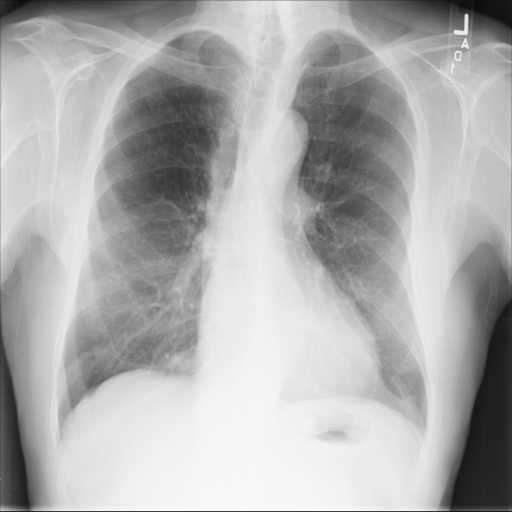
#> input picture images/00000006_000.png, 1024 x 1024 px (shown at 1/2 size)
$ jupyter execute pre_processing.ipynb   (older library calls are emulated)
#> lines starting #> are read from the running program, lines starting #| are printed output that depends on the picture; after the words box and inside, x2 and y2 are one past the last pixel; in counts of white or black regions, pixels touching at a corner belong together; long printed decimals are rounded
[cell 1]
import cv2
from matplotlib import pyplot as plt
import numpy as np

[cell 2]
original = cv2.imread('images/00000006_000.png')
#> original is the input picture: shape (1024, 1024, 3); min 0, max 255, mean 175
original = cv2.cvtColor(original, cv2.COLOR_BGR2RGB)

[cell 3]
"""
This step helps to improve certain parameters of CXR images (e.g. the signal-to-noise ratio) and to enhance the visual appearance by removing the irrelevant noise and undesired parts of background

The most commonly encountered types of noise are Salt and Pepper, Speckle, Gaussian, and Poisson noises. Taking into account possible variants of noises on CXR images median filter was selected as the main filter for noise suppression
"""

def remove_noise(image):
    return cv2.medianBlur(image, 5)

[cell 4]
"""
Apart from noise suppression, during medical image processing, the contrast enhancement is required for the area of interest. In proposed methodology we use approach based on BCET. The choice was made because the contrast of the image can be stretched or compressed without changing the histogram pattern of the input image. Also, the other choice is contrast limited adaptive histogram equalization (CLAHE)
"""

def enhance_contrast(image):
    lab = cv2.cvtColor(image, cv2.COLOR_RGB2LAB)
    l, a, b = cv2.split(lab)
    clahe = cv2.createCLAHE(clipLimit=3.0, tileGridSize=(8, 8))
    cl = clahe.apply(l)
    limg = cv2.merge((cl, a, b))
    return cv2.cvtColor(limg, cv2.COLOR_LAB2RGB)

def bcet_transform(image):
    lab = cv2.cvtColor(image, cv2.COLOR_RGB2LAB)
    l, a, b = cv2.split(lab)
    equ = cv2.equalizeHist(l)
    limg = cv2.merge((equ, a, b))
    return cv2.cvtColor(limg, cv2.COLOR_LAB2RGB)

[cell 5]
"""
Discontinuity-Based Approach
This approach focuses on identifying isolated points, lines, or edges in an image. For example, in chest X-ray (CXR) images, this method is used to identify lung boundaries. Edge detection, a fundamental step in this approach, captures the geometric features crucial for outlining lung contours.
"""

def similarity_based(image):
    image = cv2.cvtColor(image, cv2.COLOR_RGB2GRAY)
    _, thresh = cv2.threshold(image, 0, 255, cv2.THRESH_BINARY + cv2.THRESH_OTSU)
    return thresh

[cell 6]
def draw_horizontal_lines(img_bin):
    right = 0
    left = 0
    line_thickness = 2

    # This is the value that specifies how bright a row is to consider it 'not the edge (too bright)'
    intensity_threshold = 200

    # Start at the bottom and work upwards checking the mean of pixels in every 10th row, this is the right side of the image
    for i in range(img_bin.shape[0]-1,0,-10):
        row_mean = img_bin[i].mean()
        if row_mean > intensity_threshold:
            right = i

            # Draw a line where we want to crop
            cv2.line(img_bin, (0, i), (img_bin.shape[1], i), (0, img_bin.shape[1], 0), thickness=line_thickness)
            break
#> this loop made 17 passes
#> row_mean on passes 1 to 12: 69.14, 103.8, 103, 104.5, 106.9, 110.6, 115.7, 121.6, 132.6, 149.8, 153.4, 163.2
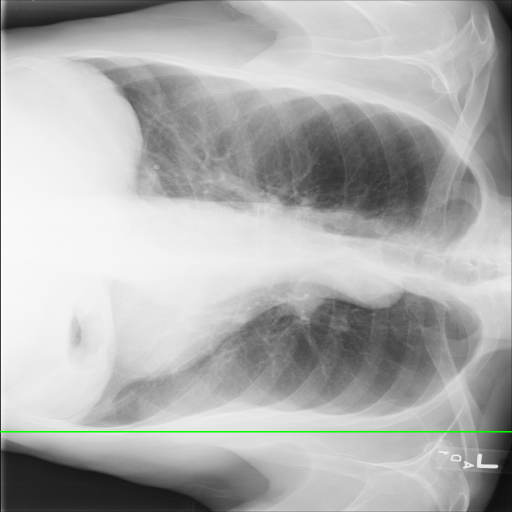
#> img_bin: shape (1024, 1024, 3) (shown at 1/2 size); mean R, G, B 174.4, 175.1, 174.4

    # Start at the top and go down to find the left side
    for i in range(0,img_bin.shape[0]-1,10):
        row_mean = img_bin[i].mean()
        if row_mean > intensity_threshold:
            left = i

            # Draw a line where we want to crop
            cv2.line(img_bin, (0, i), (img_bin.shape[1], i), (0, img_bin.shape[1], 0), thickness=line_thickness)
            break
#> this loop made 12 passes
#> row_mean on passes 1 to 12: 88.06, 144.1, 141.1, 142.3, 147.8, 154.4, 165.3, 174.1, 182.5, 189.5, 196.8, 204.5
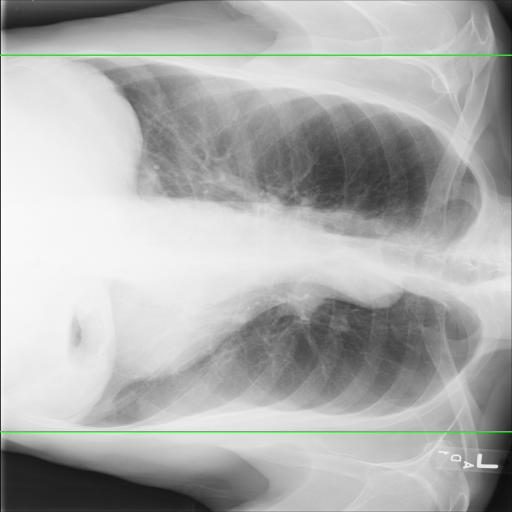
#> img_bin: shape (1024, 1024, 3) (shown at 1/2 size); 0.29% of pixels changed, all inside (x1, y1, x2, y2) = (0, 109, 1024, 112)

    return img_bin, right, left

[cell 7]
img_bin = cv2.rotate(original, cv2.ROTATE_90_CLOCKWISE)
drawn_lines, right, left = draw_horizontal_lines(img_bin)
#> right = 863; left = 110

plt.figure(figsize=(15,5))
plt.imshow(img_bin,cmap="gray")
plt.figure(figsize=(12, 6))
plt.imshow(drawn_lines, cmap='gray')

[cell 8]
def crop_image(image, x1, x2, y1, y2):
#> called with x1 = 110, x2 = 863, y1 = 0, y2 = 1024
    return image[x1:x2, y1:y2]

cropped = crop_image(img_bin, left, right, 0, img_bin.shape[1])
img_bin = cv2.rotate(cropped, cv2.ROTATE_90_COUNTERCLOCKWISE)
#> img_bin: shape (1024, 753, 3)

[cell 9]
plt.figure(figsize=(12, 6))
plt.imshow(img_bin, cmap='gray')

[cell 10]
def draw_vertical_lines(img_cropped):
    line_thickness = 5
    top = 0
    bottom = 0

    # Set some threshold values to specify what we consider edge vs patient
    bright_threshold = 237
    dark_threshold = 150

    # Start at the bottom and work upward
    for i in range(img_cropped.shape[0]-1,0,-10):
        row_mean = img_cropped[i].mean()
        if i == 1023:
            continue
        # print(i, row_mean, 'bottom')
        if row_mean < bright_threshold:
            bottom = i
            cv2.line(img_cropped, (0, i), (img_cropped.shape[1], i), (0, img_cropped.shape[1], 0), thickness=line_thickness)
            print(i, row_mean, 'bottom')
            break
#> this loop made 10 passes
#> row_mean on passes 1 to 10: 0.339, 239.2, 237.6, 237.6, 237.7, 237.7, 237.6, 237.5, 237.3, 237
#| 933 236.965 bottom

    # Start at the top and go down
    for i in range(0,img_cropped.shape[0]-1,10):
        row_mean = img_cropped[i].mean()
        if row_mean > dark_threshold:
            top = i
            cv2.line(img_cropped, (0, i), (img_cropped.shape[1], i), (0, img_cropped.shape[1], 0), thickness=line_thickness)
            print(i, row_mean, 'top')
            break
#> this loop made 5 passes
#> row_mean on passes 1 to 5: 65.24, 132.7, 141.4, 149.8, 157.7
#| 40 157.705 top
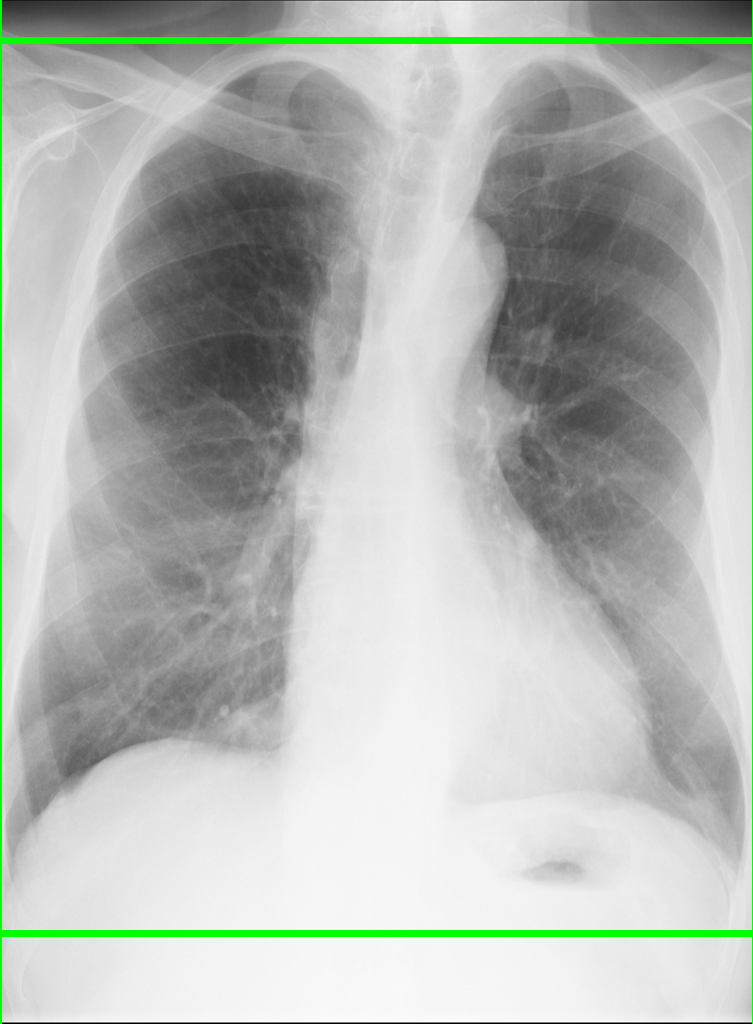
#> img_cropped: shape (1024, 753, 3); mean R, G, B 180.3, 184.8, 180.3

    return img_cropped, top, bottom

[cell 11]
draw_horizontal, top, bottom = draw_vertical_lines(img_bin)
#> top = 40; bottom = 933
plt.figure(figsize=(12, 6))
plt.imshow(draw_horizontal, cmap='gray')

[cell 12]
def crop_image_top(image, x1, x2, y1, y2):
#> called with x1 = 40, x2 = 933, y1 = 0, y2 = 753
    return image[x1:x2, y1:y2]
#> returned value: shape (893, 753, 3)

cropped_top = crop_image_top(draw_horizontal, top, bottom, 0, draw_horizontal.shape[1])
cropped_top = cv2.cvtColor(cropped_top, cv2.COLOR_BGR2RGB)

[cell 13]
plt.figure(figsize=(12, 6))
plt.imshow(cropped_top)

[cell 14]
plt.figure(figsize=(12, 6))
plt.subplot(121), plt.imshow(original)
plt.title('Original Image'), plt.xticks([]), plt.yticks([])
plt.subplot(122), plt.imshow(cropped_top)
plt.title('Cropped Image'), plt.xticks([]), plt.yticks([])
plt.show()

[cell 15]
median = remove_noise(cropped_top)
bcet_result = bcet_transform(median)
#> in bcet_transform, `lab = cv2.cvtColor(image, cv2.COLOR_RGB2LAB)`: lab: shape (893, 753, 3); mean of channels 0, 1, 2 186.6, 127, 129
#> in bcet_transform, `equ = cv2.equalizeHist(l)`:
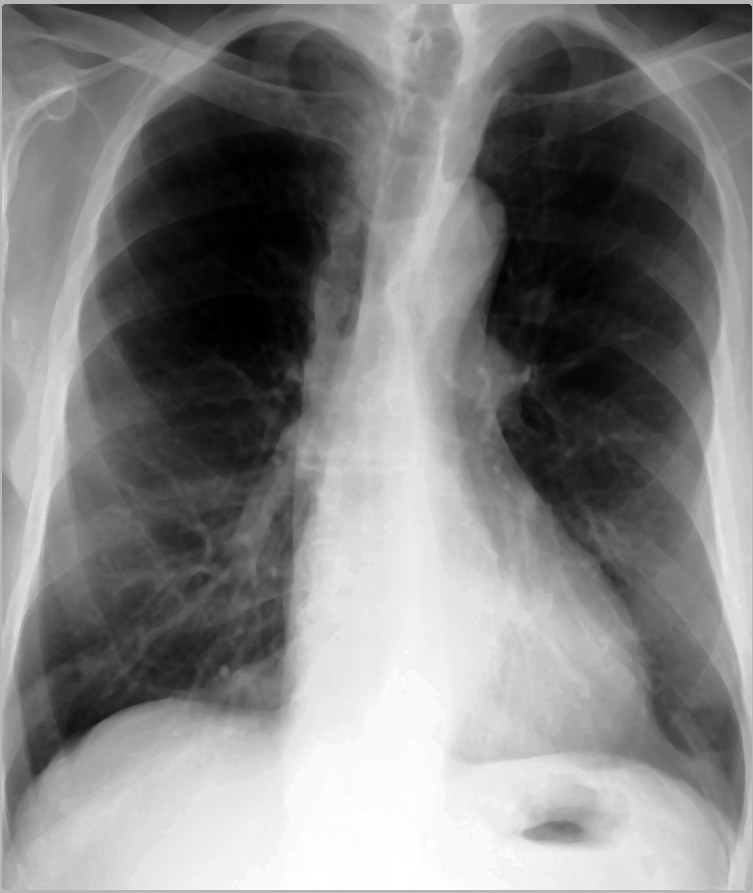
#> equ: shape (893, 753); min 0, max 255, mean 128.6
#> in bcet_transform, `limg = cv2.merge((equ, a, b))`: limg: shape (893, 753, 3); mean of channels 0, 1, 2 128.6, 127, 129
clahe_result = enhance_contrast(median)
#> in enhance_contrast, `cl = clahe.apply(l)`:
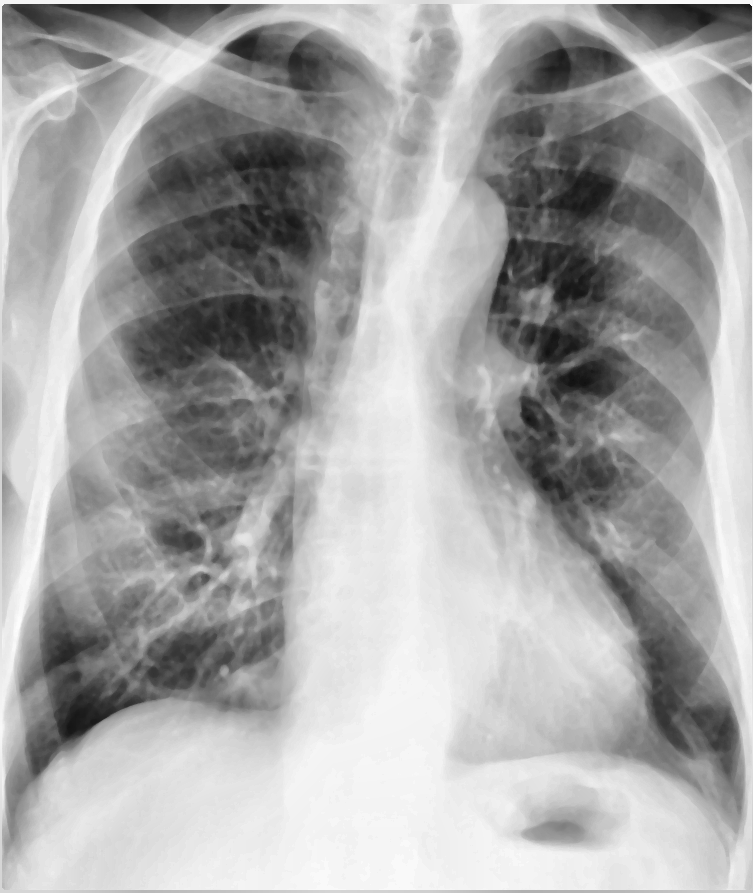
#> cl: shape (893, 753); min 16, max 252, mean 167.1
#> in enhance_contrast, `limg = cv2.merge((cl, a, b))`: limg: shape (893, 753, 3); mean of channels 0, 1, 2 167.1, 127, 129

plt.figure(figsize=(12, 6))
plt.subplot(121), plt.imshow(bcet_result)
plt.title('BCET Image'), plt.xticks([]), plt.yticks([])
plt.subplot(122), plt.imshow(clahe_result)
plt.title('CLAHE Image'), plt.xticks([]), plt.yticks([])
plt.show()
#> figure, not shown here; B, G, R data is drawn as R, G, B

[cell 16]
# increase the contrast of bcet image
bcet_result = cv2.convertScaleAbs(bcet_result, alpha=1.7, beta=0)
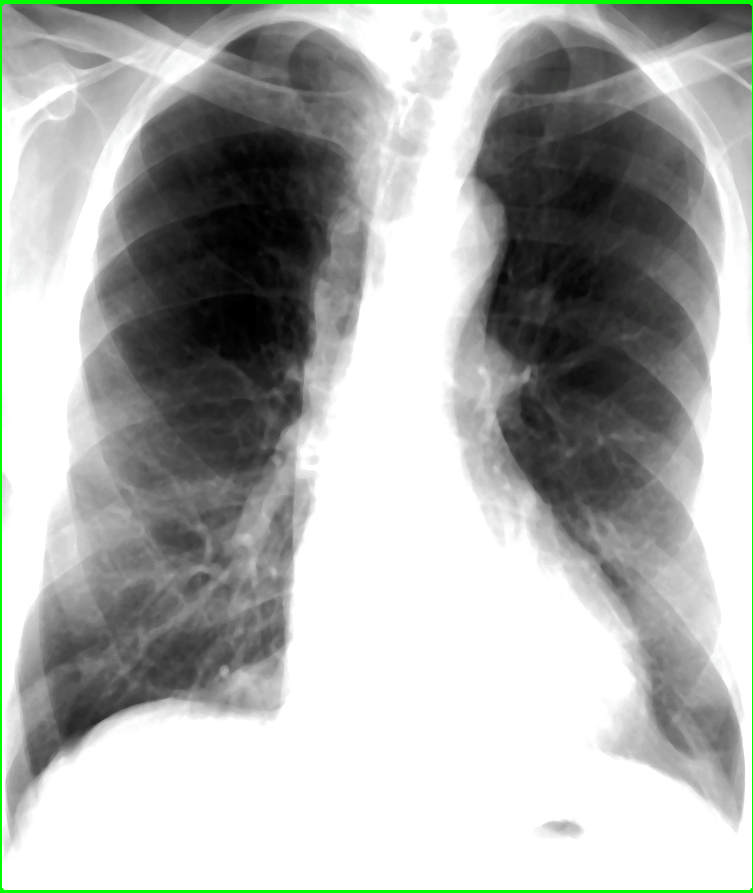
#> bcet_result: shape (893, 753, 3); mean B, G, R 173.1, 176.2, 173.1
plt.figure(figsize=(12, 6))
plt.imshow(bcet_result, cmap='gray')
plt.title('BCET Image'), plt.xticks([]), plt.yticks([])
plt.show()

[cell 17]
# morphological operations
kernel = np.ones((3, 3), np.uint8)
closing = cv2.morphologyEx(bcet_result, cv2.MORPH_CLOSE, kernel, iterations=3)
plt.figure(figsize=(12, 6))
plt.imshow(closing, cmap='gray')
plt.title('Morphological Operations'), plt.xticks([]), plt.yticks([])
plt.show()

[cell 18]
# otsu thresholding
def otsu_thresholding(image, adjust=0):
#> called with adjust = 0
    image = cv2.cvtColor(image, cv2.COLOR_RGB2GRAY)
    otsu_threshold_value, _ = cv2.threshold(image, 0, 255, cv2.THRESH_BINARY + cv2.THRESH_OTSU)
#> otsu_threshold_value = 160
    adjusted_threshold_value = otsu_threshold_value + adjust
#> adjusted_threshold_value = 160
    _, thres = cv2.threshold(image, adjusted_threshold_value, 255, cv2.THRESH_BINARY)
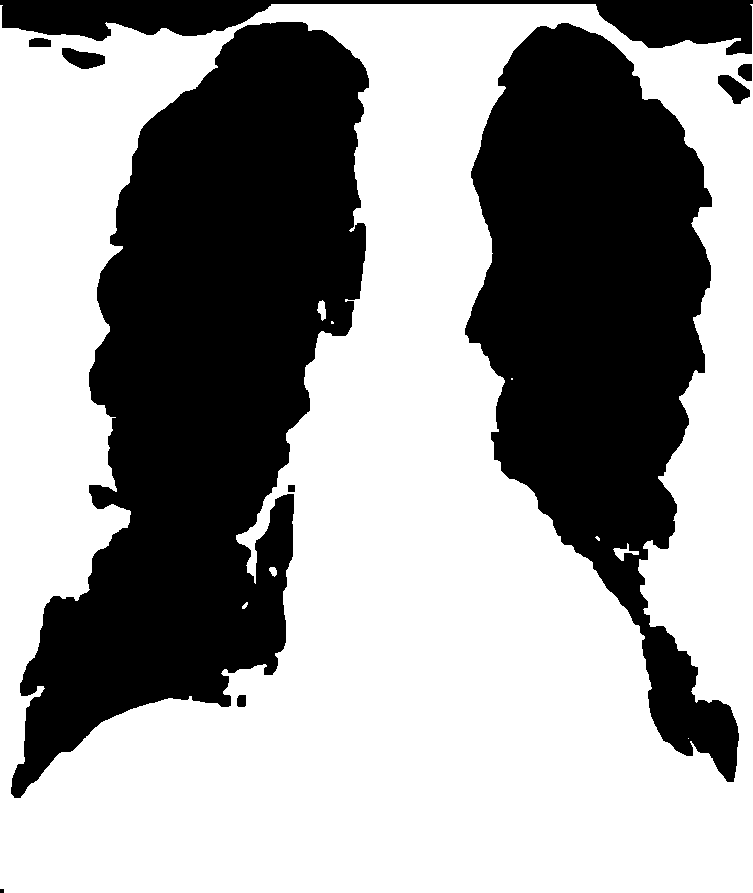
#> thres: shape (893, 753); 60.2% white; 10 black regions (1 under 20 px), largest, box (x1, y1, x2, y2) and area: (11, 22, 369, 798) 144493, (465, 23, 739, 782) 105778, (0, 0, 753, 55) 15816
    return thres

def canny_edge_detection(image):
    return cv2.Canny(image, 100, 200)
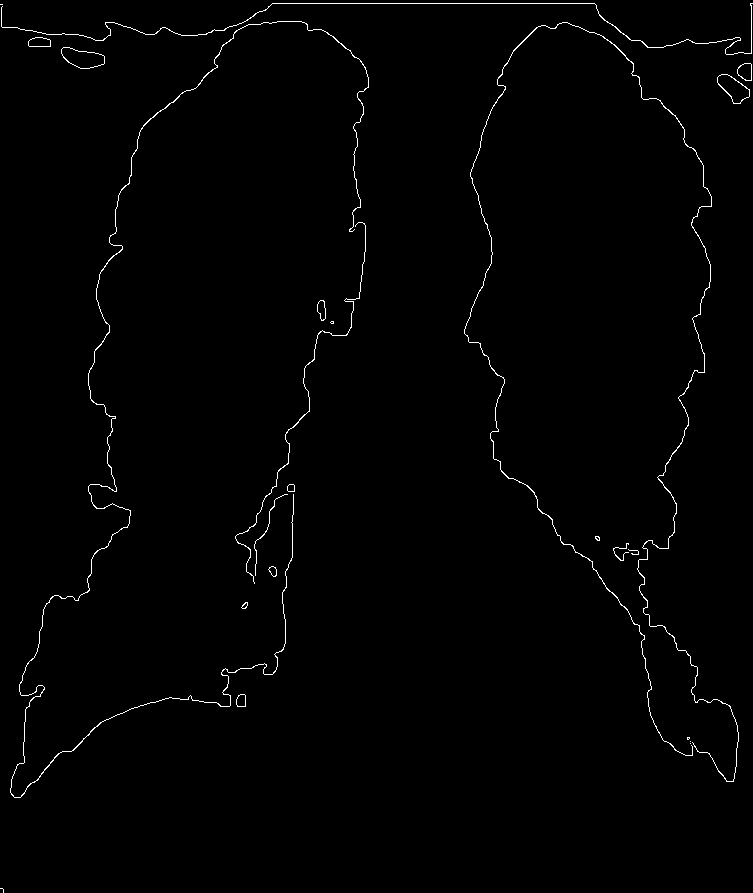
#> returned value: shape (893, 753); 0.94% white in thin lines or dots


otsu_result = otsu_thresholding(closing)
canny_result = canny_edge_detection(otsu_result)

plt.figure(figsize=(12, 6))
plt.subplot(121), plt.imshow(otsu_result, cmap='gray')
plt.title('Otsu Thresholding'), plt.xticks([]), plt.yticks([])
plt.subplot(122), plt.imshow(canny_result, cmap='gray')
plt.title('Canny Edge Detection'), plt.xticks([]), plt.yticks([])
plt.show()

[cell 19]
# contours
def find_contours(image):
    contours, _ = cv2.findContours(image, cv2.RETR_TREE, cv2.CHAIN_APPROX_SIMPLE)
#> contours = 35 contours, 14 with area under 20; largest, box (x1, y1, x2, y2) and area: (61, 47, 105, 69) 600, (61, 47, 105, 69) 594, (717, 74, 750, 104) 530, (717, 74, 750, 104) 506, (464, 22, 739, 782) 262
    # 2 biggest contours
    contours = sorted(contours, key=cv2.contourArea, reverse=True)[:2]
#> contours = 2 contours; box (x1, y1, x2, y2) and area: (61, 47, 105, 69) 600, (61, 47, 105, 69) 594
    return contours

def draw_contours(image, contours):
    return cv2.drawContours(image, contours, -1, (0, 255, 0), 3)

contours = find_contours(canny_result)
contour_image = draw_contours(closing, contours)

plt.figure(figsize=(12, 6))
plt.imshow(contour_image)

[cell 20]
# feature extraction using GLCM and plot the results
from skimage.feature import graycomatrix, graycoprops
from skimage import io, color

def glcm_features(image):
    image = cv2.cvtColor(image, cv2.COLOR_RGB2GRAY)
    glcm = graycomatrix(image, [1], [0, np.pi/4, np.pi/2, 3*np.pi/4], 256, symmetric=True, normed=True)
    contrast = graycoprops(glcm, prop='contrast')
#> contrast = [[15.93, 29.48, 14.93, 29.18]]
    dissimilarity = graycoprops(glcm, prop='dissimilarity')
#> dissimilarity = [[1.77, 2.27, 1.56, 2.25]]
    homogeneity = graycoprops(glcm, prop='homogeneity')
#> homogeneity = [[0.478, 0.433, 0.514, 0.434]]
    energy = graycoprops(glcm, prop='energy')
#> energy = [[0.0381, 0.0355, 0.0407, 0.0356]]
    correlation = graycoprops(glcm, prop='correlation')
#> correlation = [[0.997, 0.994, 0.997, 0.994]]
    return contrast, dissimilarity, homogeneity, energy, correlation

contrast, dissimilarity, homogeneity, energy, correlation = glcm_features(cropped_top)
#> contrast = [[15.93, 29.48, 14.93, 29.18]]; dissimilarity = [[1.77, 2.27, 1.56, 2.25]]; homogeneity = [[0.478, 0.433, 0.514, 0.434]]; energy = [[0.0381, 0.0355, 0.0407, 0.0356]]; correlation = [[0.997, 0.994, 0.997, 0.994]]
print('Contrast:', contrast)
#| Contrast: [[15.930 29.482 14.928 29.182]]
print('Dissimilarity:', dissimilarity)
#| Dissimilarity: [[1.772 2.265 1.559 2.248]]
print('Homogeneity:', homogeneity)
#| Homogeneity: [[0.4781 0.4329 0.5137 0.4339 ]]
print('Energy:', energy)
#| Energy: [[0.0381 0.03546 0.04068 0.0356]]
print('Correlation:', correlation)
#| Correlation: [[0.9968 0.994 0.997 0.9941]]
